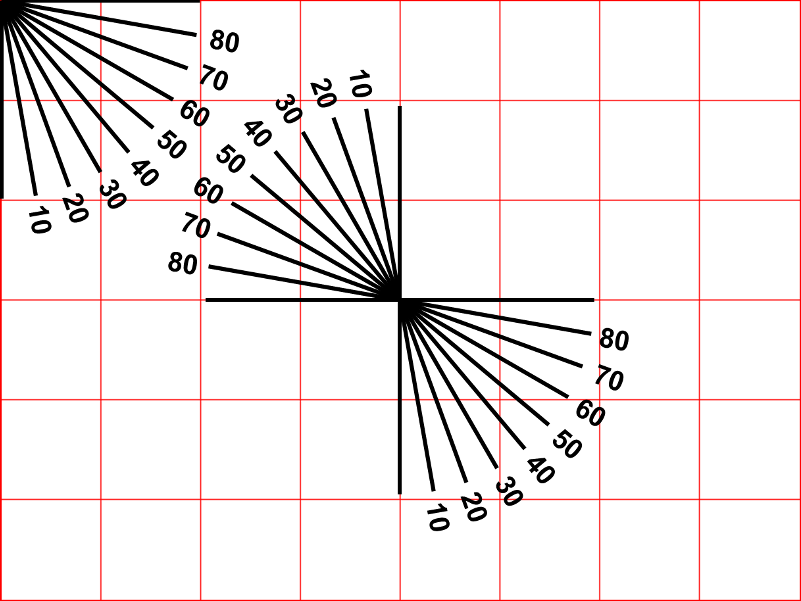
//> input picture lab_01_transformations/img_grid.png, 801 x 601 px
$ ./main   (built with g++ and OpenCV 4)
//> lines starting //> are read from the running program, lines starting //| are printed output that depends on the picture
#include "Eigen/Eigen"
#include "opencv2/core/eigen.hpp"
#include "opencv2/highgui.hpp"
#include "opencv2/imgcodecs.hpp"
#include "opencv2/imgproc.hpp"
#include <iostream>

// You can use this definition of pi:
constexpr double pi = 3.14159265358979323846;

// You can convert from degrees to radians with this function:
constexpr double deg2rad(const double& deg)
{
  return deg * (pi/180.0);
}


int main()
{
  // 1. Eigen and homogeneous representations.
  //------------------------------------------
  // Translation.
  Eigen::Vector2d t{100, 200};

  // Rotation (take a look at https://eigen.tuxfamily.org/dox/group__Geometry__Module.html).
  const double angle_deg{30.0};
  Eigen::Matrix2d R = Eigen::Rotation2Dd(deg2rad(angle_deg)).toRotationMatrix();

  // Euclidean transformation that rotates and then translates.
  Eigen::Matrix3d E;
  E << R, t,
       0, 0, 1;

  std::cout << "Euclidean transformation E = " << std::endl << E << std::endl << std::endl;

  // Perform the transformation on a pixel u.
  Eigen::Vector2d u{100, 100};
  Eigen::Vector2d u_transformed = (E * u.homogeneous()).hnormalized();

  std::cout << "Original pixel u = " << std::endl << u << std::endl << std::endl;
  std::cout << "Transformed pixel u_transformed = " << std::endl << u_transformed << std::endl << std::endl;


  // 2. Eigen and OpenCV.
  //---------------------
  cv::Mat E_cv;

  // Convert from Eigen matrix to OpenCV cv::Mat.
  cv::eigen2cv(E, E_cv);

  std::cout << "Euclidean transformation E_cv = " << std::endl << E_cv << std::endl << std::endl;


  // 3. Transform images.
  //---------------------
  // Read the image.
  cv::Mat img_orig = cv::imread("img_grid.png");
//> img_orig is the input picture: 601 rows x 801 cols, CV_8UC3; mean B, G, R 233.7, 233.7, 239.5
  if (img_orig.empty())
  {
    std::cerr << "Could not find image file" << std::endl;
    return EXIT_FAILURE;
  }

  // Display the original image.
  std::string orig_win_title{"Lab 1.2: Original image"};
  cv::namedWindow(orig_win_title, cv::WINDOW_NORMAL);
  cv::imshow(orig_win_title, img_orig);

  // Perform transformation on the image.
  cv::Mat img_trans_E;
  cv::warpPerspective(img_orig, img_trans_E, E_cv, img_orig.size(), cv::INTER_CUBIC);
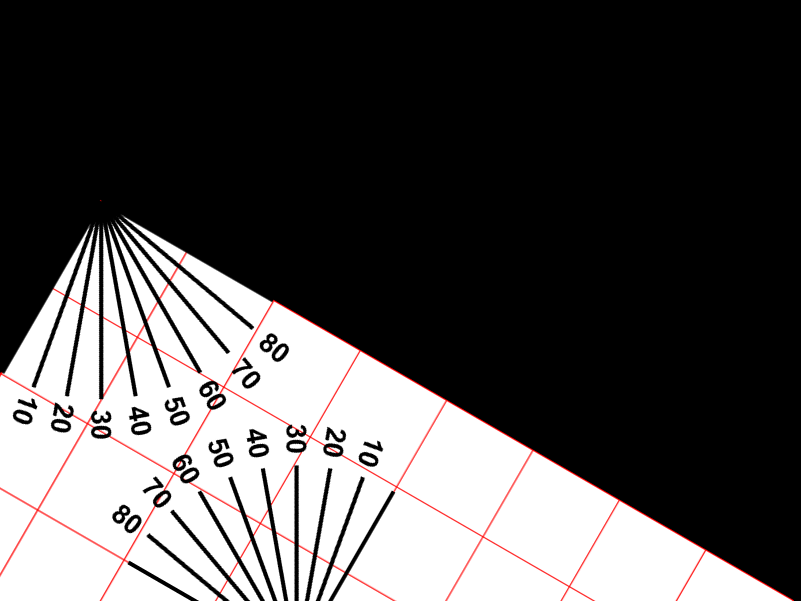
//> img_trans_E: 601 rows x 801 cols, CV_8UC3; mean B, G, R 79.7, 79.7, 81.5

  // Display the transformed image.
  std::string trans_win_title{"Lab 1.2: Transformed image"};
  cv::namedWindow(trans_win_title, cv::WINDOW_NORMAL);
  cv::imshow(trans_win_title, img_trans_E);


  // 4. Composing transformations.
  //------------------------------
  // Compose transformations to rotate and scale around the centre of the image.
  // First, find the pixel position of the image centre.
  Eigen::Vector2d c{0.5*img_orig.cols, 0.5*img_orig.rows};

  // Define the translation that moves the origin to the image centre.
  Eigen::Matrix3d E_translate_to_centre{Eigen::Matrix3d::Identity()};
  E_translate_to_centre.col(2).head<2>() = -c;

  // Use the same rotation as in 1.
  Eigen::Matrix3d E_rotate{Eigen::Matrix3d::Identity()};
  E_rotate.topLeftCorner<2,2>() = R;

  // Define a scaling.
  const double scale = 0.75;
  Eigen::Matrix3d S_scale{Eigen::Matrix3d::Identity()};
  S_scale.topLeftCorner<2,2>() *= scale;

  // Define the translation that moves the origin back.
  Eigen::Matrix3d E_translate_back{Eigen::Matrix3d::Identity()};
  E_translate_back.col(2).head<2>() = c;

  // Compose the transformations to find the resulting similarity transform.
  Eigen::Matrix3d S = E_translate_back * S_scale * E_rotate * E_translate_to_centre;

  // Perform the transformation on the image.
  cv::Mat S_cv;
  cv::eigen2cv(S, S_cv);

  cv::Mat img_trans_S;
  cv::warpPerspective(img_orig, img_trans_S, S_cv, img_orig.size(), cv::INTER_CUBIC);
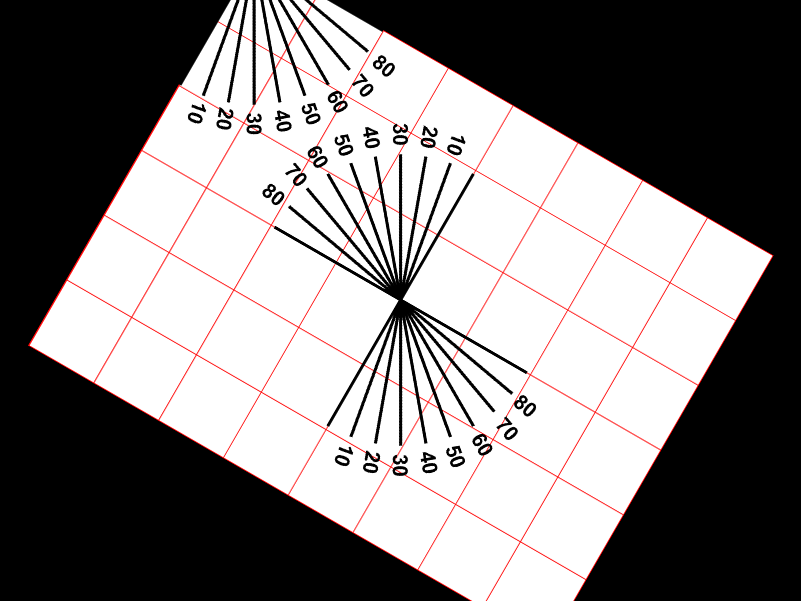
//> img_trans_S: 601 rows x 801 cols, CV_8UC3; mean B, G, R 129.7, 129.7, 132.9

  std::string composed_win_title{"Lab 1.2: Composed transformation"};
  cv::namedWindow(composed_win_title, cv::WINDOW_NORMAL);
  cv::imshow(composed_win_title, img_trans_S);

  // Please press a key, don't close the windows with your mouse.
  cv::waitKey();
  return EXIT_SUCCESS;
}
